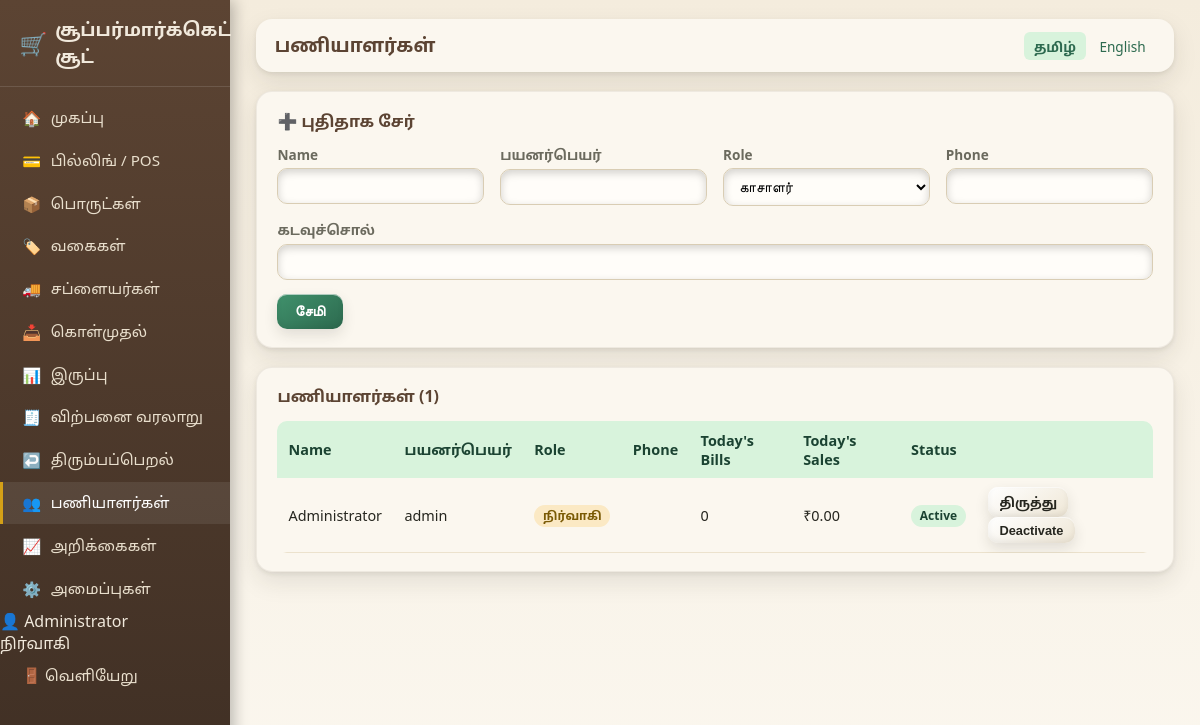
Page /staff.php (signed in) on the committed database.
### tables this page shows
CREATE TABLE IF NOT EXISTS users (
    id INT AUTO_INCREMENT PRIMARY KEY,
    name VARCHAR(100) NOT NULL,
    username VARCHAR(50) NOT NULL UNIQUE,
    password_hash VARCHAR(255) NOT NULL,
    role ENUM('admin','manager','cashier') NOT NULL DEFAULT 'cashier',
    phone VARCHAR(20) DEFAULT NULL,
    photo_path VARCHAR(255) DEFAULT NULL,
    salary DECIMAL(10,2) DEFAULT NULL,
    joining_date DATE DEFAULT NULL,
    api_token VARCHAR(100) DEFAULT NULL,
    is_active TINYINT(1) NOT NULL DEFAULT 1,
    deleted_at DATETIME DEFAULT NULL,
    created_at DATETIME DEFAULT CURRENT_TIMESTAMP,
    updated_at DATETIME DEFAULT CURRENT_TIMESTAMP ON UPDATE CURRENT_TIMESTAMP,
    KEY idx_username (username),
    KEY idx_role (role)
);

### includes/functions.php (called while the page is built, shortened)
<?php
function get_setting(): array
{
    static $settings = null;
    if ($settings === null) {
        $stmt = db()->query("SELECT * FROM store_settings LIMIT 1");
        $settings = $stmt->fetch() ?: [];
    }
    return $settings;
}
function money(float $amount): string
{
    $s = get_setting();
    $symbol = $s['currency_symbol'] ?? '₹';
    return $symbol . number_format($amount, 2);
}
function load_lang(): array
{
    static $lang = null;
    if ($lang === null) {
        $code = $_SESSION['lang'] ?? (get_setting()['default_language'] ?? 'ta');
        $file = __DIR__ . '/../lang/' . $code . '.json';
        $lang = json_decode(file_get_contents($file), true) ?: [];
    }
    return $lang;
}
function t(string $key): string
{
    $lang = load_lang();
    return $lang[$key] ?? $key;
}
function e(?string $val): string
{
    return htmlspecialchars($val ?? '', ENT_QUOTES, 'UTF-8');
}
function get(string $key, $default = null)
{
    return isset($_GET[$key]) ? trim($_GET[$key]) : $default;
}

### includes/auth.php (called while the page is built, shortened)
<?php
require_once __DIR__ . '/../config/db.php';
function current_user(): ?array
{
    return $_SESSION['user'] ?? null;
}
function can(string $moduleKey): bool
{
    $user = current_user();
    $allowed = $GLOBALS['PERMISSIONS'][$moduleKey] ?? [];
    return in_array($user['role'], $allowed, true);
}
function base_url(string $path = ''): string
{
    $base = defined('APP_BASE_URL') ? APP_BASE_URL : '';
    return rtrim($base, '/') . '/' . ltrim($path, '/');
}

### config/db.php (called while the page is built, shortened)
<?php
function db(): PDO
{
    static $pdo = null;
    if ($pdo === null) {
        try {
            $dsn = 'mysql:host=' . DB_HOST . ';dbname=' . DB_NAME . ';charset=utf8mb4';
            $pdo = new PDO($dsn, DB_USER, DB_PASS, [
                PDO::ATTR_ERRMODE            => PDO::ERRMODE_EXCEPTION,
                PDO::ATTR_DEFAULT_FETCH_MODE => PDO::FETCH_ASSOC,
                PDO::ATTR_EMULATE_PREPARES   => false,
            ]);
        } catch (PDOException $e) {
            http_response_code(500);
            die('Database connection failed. Please check config/db.php credentials. (' . htmlspecialchars($e->getMessage()) . ')');
        }
    }
    return $pdo;
}

### staff.php (the view, shortened to what this page needs)
<?php
require_once __DIR__ . '/includes/functions.php';
require_once __DIR__ . '/includes/auth.php';
$editId = (int)get('edit', 0);
$editRow = $editId ? db()->query("SELECT * FROM users WHERE id=" . $editId)->fetch() : null;
$staff = db()->query("SELECT u.*,
    (SELECT COUNT(*) FROM sales s WHERE s.cashier_id=u.id AND s.status='completed' AND DATE(s.sale_date)=CURDATE()) today_bills,
    (SELECT COALESCE(SUM(total_amount),0) FROM sales s WHERE s.cashier_id=u.id AND s.status='completed' AND DATE(s.sale_date)=CURDATE()) today_sales
    FROM users u WHERE deleted_at IS NULL ORDER BY u.role, u.name")->fetchAll();
$pageTitle = t('staff');
$activeModule = 'staff';
require_once __DIR__ . '/includes/header.php';
?>
<div class="card">
  <div class="card-title">➕ <?= $editRow ? 'Edit Staff' : e(t('add_new')) ?></div>
  <form method="post">
    <div class="form-row">
      <div><label>Name</label><input type="text" name="name" value="<?= e($editRow['name'] ?? '') ?>" required></div>
      <div><label><?= e(t('username')) ?></label><input type="text" name="username" value="<?= e($editRow['username'] ?? '') ?>" required></div>
      <div><label>Role</label><select name="role">
          <?php foreach (['cashier'=>t('role_cashier'),'manager'=>t('role_manager'),'admin'=>t('role_admin')] as $val=>$label): ?>
            <option value="<?= $val ?>" <?= (($editRow['role'] ?? 'cashier') === $val) ? 'selected' : '' ?>><?= e($label) ?></option>
          <?php endforeach; ?>
        </select></div>
      <div><label>Phone</label><input type="text" name="phone" value="<?= e($editRow['phone'] ?? '') ?>"></div>
    </div>
    <label><?= e(t('password')) ?> <?= $editRow ? '(leave blank to keep unchanged)' : '' ?></label>
    <input type="password" name="password" <?= $editRow ? '' : 'required minlength="6"' ?>>
    <button class="btn btn-primary" type="submit"><?= e(t('save')) ?></button>
  </form>
</div>
<div class="card">
  <div class="card-title"><?= e(t('staff')) ?> (<?= count($staff) ?>)</div>
  <div class="table-scroll">
  <table class="data-table">
    <tr><th>Name</th><th><?= e(t('username')) ?></th><th>Role</th><th>Phone</th><th>Today's Bills</th><th>Today's Sales</th><th>Status</th><th></th></tr>
    <?php foreach ($staff as $s): ?>
    <tr>
      <td><?= e($s['name']) ?></td>
      <td><?= e($s['username']) ?></td>
      <td><span class="badge badge-gold"><?= e(t('role_' . $s['role'])) ?></span></td>
      <td><?= e($s['phone']) ?></td>
      <td><?= (int)$s['today_bills'] ?></td>
      <td><?= money((float)$s['today_sales']) ?></td>
      <td><span class="badge <?= $s['is_active'] ? 'badge-green' : 'badge-red' ?>"><?= $s['is_active'] ? 'Active' : 'Inactive' ?></span></td>
      <td>
        <a class="btn btn-sm" href="?edit=<?= (int)$s['id'] ?>"><?= e(t('edit')) ?></a>
        <form method="post" style="display:inline">
          <button class="btn btn-sm" type="submit"><?= $s['is_active'] ? 'Deactivate' : 'Activate' ?></button>
        </form>
      </td>
    </tr>
    <?php endforeach; ?>
  </table>
  </div>
</div>
<?php require_once __DIR__ . '/includes/footer.php'; ?>

### includes/header.php (shortened to what this page needs)
<?php
require_once __DIR__ . '/auth.php';
require_once __DIR__ . '/functions.php';
$pageTitle = $pageTitle ?? t('dashboard');
$activeModule = $activeModule ?? '';
$user = current_user();
?>
<!DOCTYPE html>
<html lang="<?= e($_SESSION['lang'] ?? 'ta') ?>">
<head>
<link rel="stylesheet" href="<?= base_url('assets/css/style.css') ?>">
</head>
<body>
<div class="app-shell">
  <aside class="sidebar">
    <div class="brand"><span class="emoji">🛒</span> <span><?= e(t('app_name')) ?></span></div>
    <nav>
      <?php
      $links = [
        'dashboard'      => ['dashboard.php', t('dashboard'), '🏠'],
        'billing'        => ['billing.php', t('billing'), '💳'],
        'products'       => ['products/index.php', t('products'), '📦'],
        'categories'     => ['products/categories.php', t('categories'), '🏷️'],
        'suppliers'      => ['products/suppliers.php', t('suppliers'), '🚚'],
        'purchases'      => ['products/purchases.php', t('purchases'), '📥'],
        'stock'          => ['products/stock_adjust.php', t('stock'), '📊'],
        'sales_history'  => ['sales_history.php', t('sales_history'), '🧾'],
        'returns'        => ['returns.php', t('returns'), '↩️'],
        'staff'          => ['staff.php', t('staff'), '👥'],
        'reports'        => ['reports/index.php', t('reports'), '📈'],
        'settings'       => ['settings.php', t('settings'), '⚙️'],
      ];
      foreach ($links as $key => [$href, $label, $icon]) {
          $cls = ($activeModule === $key) ? 'active' : '';
          echo '<a class="' . $cls . '" href="' . base_url($href) . '">' . $icon . ' <span>' . e($label) . '</span></a>';
      }
      ?>
    </nav>
    <div class="role-tag">👤 <?= e($user['name']) ?><br><?= e(t('role_' . $user['role'])) ?></div>
    <nav><a href="<?= base_url('logout.php') ?>">🚪 <?= e(t('logout')) ?></a></nav>
  </aside>
  <main class="main">
    <div class="topbar">
      <h3 style="margin:0;"><?= e($pageTitle) ?></h3>
      <div class="lang-switch">
        <a href="?lang=ta" class="<?= (($_SESSION['lang'] ?? 'ta') === 'ta') ? 'active' : '' ?>">தமிழ்</a>
        <a href="?lang=en" class="<?= (($_SESSION['lang'] ?? 'ta') === 'en') ? 'active' : '' ?>">English</a>
      </div>
    </div>

### assets/css/style.css (style rules this page uses)
:root { --green-900:#1b4332; --green-700:#2d6a4f; --green-600:#40916c; --green-500:#52b788; --green-100:#d8f3dc; --wood-800:#5c4433; --wood-600:#8a6242; --cream-50:#fbf7ef; --cream-100:#f4ecdd; --gold-500:#d4a017; --red-500:#e5533d; --ink-900:#26261f; --ink-500:#6b6a5e; --radius-lg:16px; --radius-md:10px; --radius-sm:6px; --shadow-raised: 0 6px 14px rgba(38,38,31,.12), 0 1px 0 rgba(255,255,255,.6) inset, 0 -3px 6px rgba(0,0,0,.06) inset; --shadow-pressed: inset 0 3px 8px rgba(0,0,0,.18); --shadow-card: 0 10px 24px rgba(38,38,31,.10), 0 2px 4px rgba(38,38,31,.08); }
* { box-sizing:border-box; }
html,body { margin:0;padding:0; }
body { font-family:'Segoe UI', 'Noto Sans Tamil', 'Catamaran', Tahoma, sans-serif; background: linear-gradient(180deg, var(--cream-100) 0%, var(--cream-50) 100%); color:var(--ink-900); min-height:100vh; }
a { color:var(--green-700); text-decoration:none; }
h1,h2,h3,h4 { margin:0 0 .5rem; color:var(--wood-800); }
.app-shell { display:flex; min-height:100vh; }
.sidebar { width:230px; flex-shrink:0; background: linear-gradient(180deg, var(--wood-800), #3f2f24); color:#f1e9dc; padding:1rem 0; box-shadow: 4px 0 14px rgba(0,0,0,.25); }
.sidebar .brand { padding: 0 1.2rem 1rem; font-weight:700; font-size:1.15rem; border-bottom:1px solid rgba(255,255,255,.12); margin-bottom: .6rem; display:flex; align-items:center; gap:.5rem; }
.sidebar .brand .emoji { font-size:1.4rem; }
.sidebar nav a { display:flex; align-items:center; gap:.6rem; color:#e9dfcd; padding:.65rem 1.2rem; font-size:.95rem; border-left:3px solid transparent; }
.sidebar nav a:hover, .sidebar nav a.active { background: rgba(255,255,255,.08); border-left-color: var(--gold-500); color:#fff; }
.main { flex:1; padding:1.2rem 1.6rem; max-width:100%; overflow-x:hidden; }
.topbar { display:flex; justify-content:space-between; align-items:center; background:var(--cream-50); border-radius: var(--radius-lg); box-shadow: var(--shadow-card); padding:.8rem 1.2rem; margin-bottom:1.2rem; }
.topbar .lang-switch a { padding:.3rem .6rem; border-radius:var(--radius-sm); font-size:.85rem; }
.topbar .lang-switch a.active { background:var(--green-100); font-weight:700; }
.card { background:var(--cream-50); border-radius: var(--radius-lg); box-shadow: var(--shadow-card); padding:1.1rem 1.3rem; margin-bottom:1.2rem; border:1px solid rgba(92,68,51,.08); }
.card-title { font-weight:700; color:var(--wood-800); margin-bottom:.8rem; display:flex; justify-content:space-between; align-items:center; }
.btn { display:inline-flex; align-items:center; gap:.4rem; border:none; border-radius:var(--radius-md); padding:.55rem 1.1rem; font-size:.9rem; font-weight:600; cursor:pointer; box-shadow: var(--shadow-raised); background: linear-gradient(145deg,#fff,#efe7d6); color:var(--ink-900); transition: transform .05s ease; }
.btn-primary { background: linear-gradient(145deg, var(--green-600), var(--green-700)); color:#fff; }
.btn-sm { padding:.35rem .7rem; font-size:.8rem; }
label { font-size:.85rem; font-weight:600; color:var(--ink-500); display:block; margin-bottom:.25rem; }
input[type=text],input[type=password],input[type=number],input[type=date],input[type=search], input[type=email],input[type=tel],select,textarea { width:100%; padding:.55rem .7rem; border-radius:var(--radius-md); border:1px solid #d9cdb4; background:#fffdf9; box-shadow: var(--shadow-pressed); font-size:.92rem; margin-bottom:.9rem; }
.form-row { display:flex; gap:1rem; flex-wrap:wrap; }
.form-row > div { flex:1; min-width:180px; }
table.data-table { width:100%; border-collapse:collapse; font-size:.9rem; }
table.data-table th { background:var(--green-100); color:var(--green-900); padding:.6rem .7rem; text-align:left; position:sticky; top:0; }
table.data-table td { padding:.55rem .7rem; border-bottom:1px solid #ece2cd; }
.table-scroll { overflow-x:auto; border-radius:var(--radius-md); }
.badge { padding:.15rem .55rem; border-radius:20px; font-size:.75rem; font-weight:700; }
.badge-green { background:var(--green-100); color:var(--green-900); }
.badge-gold { background:#fbe9c4; color:#7a5a05; }

### rows in the picture
users: name "Administrator", role "நிர்வாகி", username "admin", today_bills "0", today_sales "₹0.00", is_active "Active"

### other values in the picture
t('app_name') "சூப்பர்மார்க்கெட் சூட்"
$icon "🏠"
$label "முகப்பு"
$icon "💳"
$label "பில்லிங் / POS"
$icon "📦"
$label "பொருட்கள்"
$icon "🏷️"
$label "வகைகள்"
$icon "🚚"
$label "சப்ளையர்கள்"
$icon "📥"
$label "கொள்முதல்"
$icon "📊"
$label "இருப்பு"
